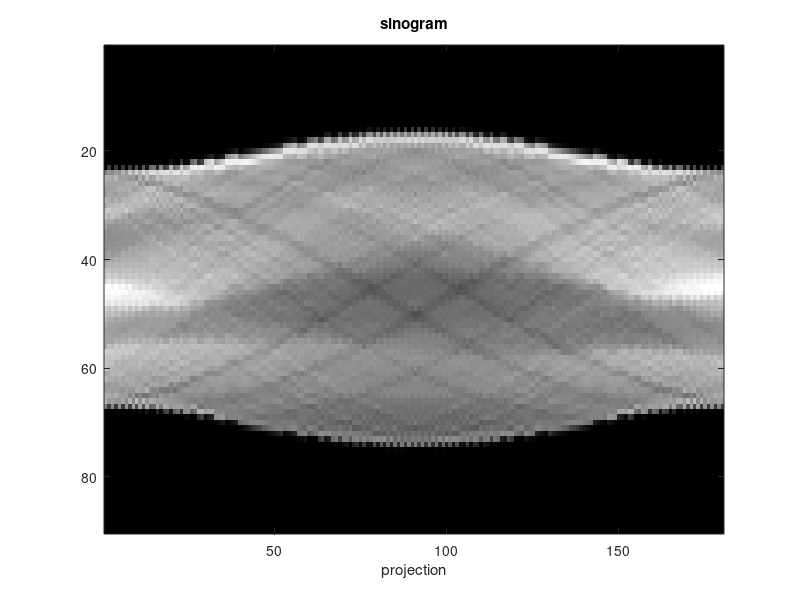
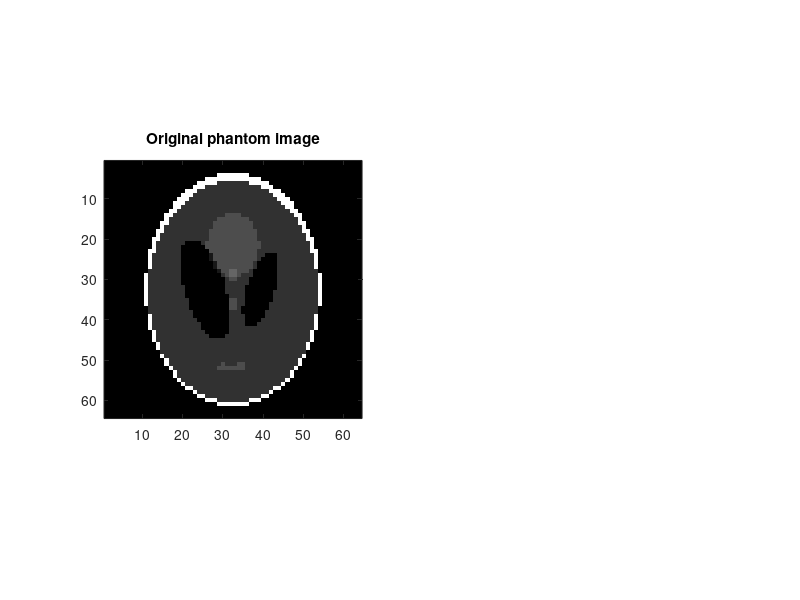

These figures' MATLAB source, in order: (Note: this script raises an error after producing the figures.)
function filtered_back_projection()
    clear all;
    close all;
    close all hidden;
    clc;

    % test image
    im = phantom(64);

    % size of the input image
    [m, n] = size(im);

    figure(8);
    subplot(1,2,1); imagesc(im); colormap gray; axis image;
    title('Original phantom image');

    disp('Extracting projections ...');

    angleIncrement = 1;
    startAngle = 0;
    phi = startAngle;
    numberOfProjections = ceil(180/angleIncrement); % we need 180 degrees

    fltr_size = 15;
    %fltm = [1]; % no filter
    %fltm = RamLak(fltr_size);
    fltm = SheppLogan(fltr_size);


    % cell for storing the projections
    projs = cell(numberOfProjections, 1);
    phis = zeros(numberOfProjections, 1);

    for i = 1:numberOfProjections
        % save the angles of the numberOfProjections in an array
        phis(i) = phi;

        % image is rotated by phi degrees counterclockwise, so the 
        % projection is lined up in the columns and finally the columns are
        % summed up
        rI = imrotate(im, phi, 'bilinear');

        % sum up columnwise -> parallel beam
        projs{i} = sum(rI);

        % compute the next rotation angle
        phi = phi + angleIncrement;
    end

    plot_sinogram(projs);

    % reconstructed image
    ct = zeros(size(im));

    % half of the dimension
    dimY2 = m/2;
    dimX2 = n/2;

    for phi = 1:numberOfProjections
        disp(['Processing projection angle: ' num2str(phi)]);

        proj = projs{phi};
        ang = phis(phi);
        dimensions = [length(proj) length(proj)];

        % [-m/2,  -n/2]
        Po = [-dimensions(1)/2; -dimensions(2)/2];

        % [m/2, -n/2]
        Pt = [dimensions(1)/2; -dimensions(2)/2];

        % filter
        proj = conv(proj, fltm, 'same');

        % init image for intermediate step
        FBP = zeros(m, n);

        % sample image
        for j = 1:m
            for i = 1:n
                % compute with the help of the index position of the projected pixel (i,j)
                % in the filtered projection image the detector position t.
                t = footDist( [(i-1)-(dimX2),((j-1))-(dimY2)], Po, Pt, ang );

                % compute the left and right pixel (integer position)
                % position of computed index t.
                % perform a dimension check if the index t is inside the detector row.
                lowerIndex = max(1, min(dimensions(2), 1.0*(floor(t))));
                upperIndex = min(dimensions(2), lowerIndex+1);

                % distance to the computed left and right pixel neighbors on the detector
                lowerDiff = norm(t-lowerIndex);
                upperDiff = norm(t-upperIndex);

                % linear interpolation
                FBP(j,i) = (1-lowerDiff)*proj(lowerIndex) + (1-upperDiff)*proj(upperIndex);

            end
        end
        
        % accumulate FBPs
        ct = ct + FBP;

        % plot current stage
        figure(8);
        subplot(1,2,2); imagesc(ct); axis image; colormap gray;
        title(['Projection: ', num2str(phi), '/', num2str(numberOfProjections)]);
        drawnow;
        hold off
    end 

    % normalize according to #projections
    ct = ct/numberOfProjections;

    figure(8);
    subplot(1,2,2); imagesc(ct); axis image; colormap gray; 
    title('Reconstruction result');
end

function [shepp] = SheppLogan(width)
    % compute Shepp-Logan filter kernel
    % formula taken from chapter "Reconstruction"

    shepp = zeros(1, width);
    for t = -floor(width/2):floor(width/2)
        val = -2 / (pi *(4*t^2 - 1));

        shepp(1, 1 + t + floor(width/2)) = val;
    end

end

function [ramlak] = RamLak(width)
    % compute RamLak filter kernel
    % formula taken from chapter "Reconstruction"

    ramlak = zeros(1, width);
    for t = -floor(width/2):floor(width/2)
        val = 0;
        if t == 0
            val = pi/4;
        end
        if mod(t, 2) == 0
            val = 0;
        end
        if mod(t, 2) == 1
            val = -1 / (pi*t^2);
        end
        ramlak(1, 1 + t + floor(width/2)) = val;
    end

end

function plot_sinogram(p)
    % plots a sinogram
    
    max_size = 0;
    for i = 1:size(p, 1);
        if size(p{i}, 2) > max_size
            max_size = size(p{i}, 2);
        end
    end

    sinogram = zeros(size(p,1), max_size);

    for i = 1:size(p,1)
        from = floor((max_size - size(p{i},2))/2)+1;
        sinogram(i, from:from+size(p{i}, 2) - 1) = p{i};
    end

    figure;
    imagesc(sinogram');
    title('sinogram');
    xlabel('projection');
    colormap gray;
end
